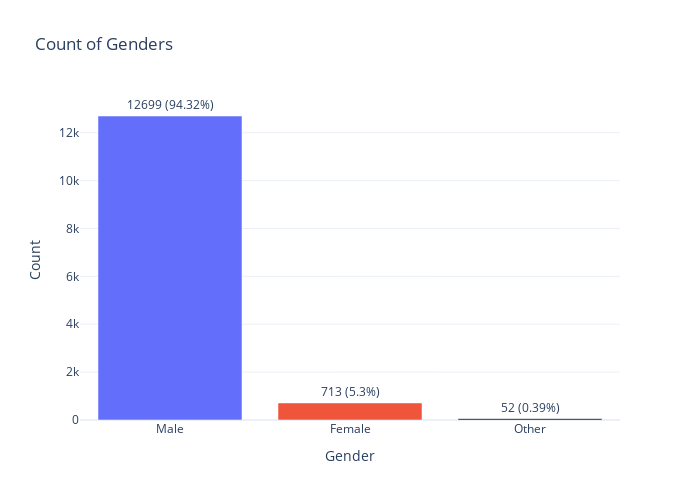

Notebook source saved alongside this figure:
### Code cell
import plotly.express as px
gender_counts = df['Gender'].value_counts()
total_count = gender_counts.sum()
percentages = (gender_counts / total_count * 100).round(2)
labels = [f"{count} ({percent}%)" for count, percent in zip(gender_counts.values, percentages)]
fig = px.bar(
    x=gender_counts.index, 
    y=gender_counts.values, 
    title='Count of Genders',
    labels={'x': 'Gender', 'y': 'Count'},
    text=labels 
)
fig.update_traces(marker_color=['#636EFA', '#EF553B'], textposition='outside')
fig.update_layout(
    width=700,
    height=500,
    xaxis_title='Gender',
    yaxis_title='Count',
    template='plotly_white'
)
fig.show()

### Figure 1 — Plotly figure (JSON) as saved in the notebook; plotly's stock layout.template omitted (floating-point values rounded to 4 significant figures)
{"data": [{"alignmentgroup": "True", "hovertemplate": "Gender=%{x}<br>Count=%{y}<br>text=%{text}<extra></extra>", "legendgroup": "", "marker": {"color": ["#636EFA", "#EF553B"], "pattern": {"shape": ""}}, "name": "", "offsetgroup": "", "orientation": "v", "showlegend": false, "text": ["12699 (94.32%)", "713 (5.3%)", "52 (0.39%)"], "textposition": "outside", "type": "bar", "x": ["Male", "Female", "Other"], "xaxis": "x", "y": [12699, 713, 52], "yaxis": "y"}], "layout": {"barmode": "relative", "height": 500, "legend": {"tracegroupgap": 0}, "title": {"text": "Count of Genders"}, "width": 700, "xaxis": {"anchor": "y", "domain": [0, 1], "title": {"text": "Gender"}}, "yaxis": {"anchor": "x", "domain": [0, 1], "title": {"text": "Count"}}}}
